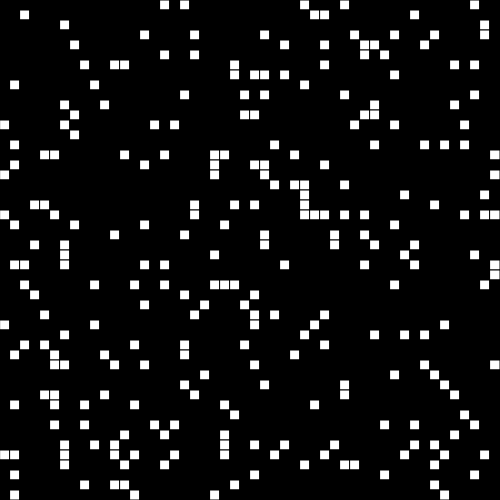
Frame 1 (no input)
Frame 60 (no input): identical to frame 1, image omitted
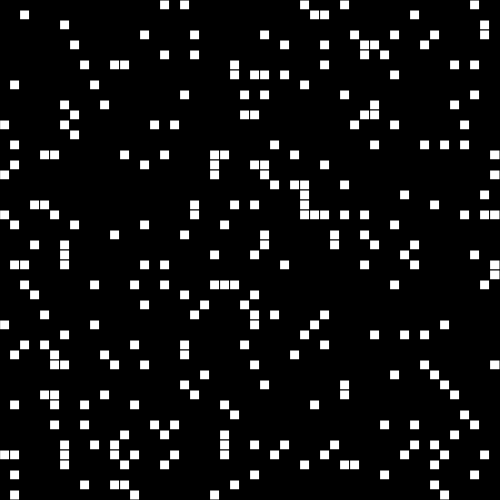
Frame 120 (the mouse pressed at the canvas centre since frame 60)

The p5.js sketch that drew these frames (run headless with seeded random() and noise() and a simulated clock; from frame 60 on, the mouse is pressed at the canvas centre):

// p5.js sketch
// ── sketch.js
var scl = 10;
var gridSize = 50;
var grid;
var running = false;

function setup() {
    createCanvas(500, 500);

    // Create grid
    grid = [];
    for (var i = 0; i < gridSize; i++) {
        grid[i] = [];
        for (var j = 0; j < gridSize; j++) {
            grid[i][j] = random() < 0.1;
        }
    }

    frameRate(20);
}

function draw() {
    background(0);

    for (var i = 0; i < gridSize; i++) {
        for (var j = 0; j < gridSize; j++) {
            if (grid[i][j] === true) {
                fill(255);
            } else {
                fill(0);
            }
            rect(i * scl, j * scl, scl, scl);
        }
    }

    if (running) {
        for (var i = 0; i < gridSize; i++) {
            for (var j = 0; j < gridSize; j++) {
                applyRules(i,j);
            }
        }
    }
    
}

function applyRules(x, y) {
    var n = getNumNeighbours(x,y);

    // 1. Any live cell with fewer than two live neighbours dies, as if caused by underpopulation.
    if (grid[x][y] && n < 2) grid[x][y] = false;

    // 2. Any live cell with two or three live neighbours lives on to the next generation.
    if (grid[x][y] && (n == 2 || n == 3)) grid[x][y] = true;
    
    // 3. Any live cell with more than three live neighbours dies, as if by overpopulation.
    if (grid[x][y] && n > 3) grid[x][y] = false;
    
    // 4. Any dead cell with exactly three live neighbours becomes a live cell, as if by reproduction.
    if (!grid[x][y] && n == 3) grid[x][y] = true;

}

function getNumNeighbours(x, y) {
    var neighbours = 0;
    for (xa = x - 1; xa <= x + 1; xa++) {
        for (ya = y - 1; ya <= y + 1; ya++) {
            if (xa >= 0 && ya >= 0 && xa < gridSize && ya < gridSize && !( xa == x && ya == y)) {
                if (grid[xa][ya]) neighbours++;
            }
        }
    }
    return neighbours;
}

function mousePressed() {
    if (!running && mouseX > 0 && mouseY > 0 && mouseX < width && mouseY < height) {
        var cx = floor(mouseX / scl);
        var cy = floor(mouseY / scl);

        grid[cx][cy] = !grid[cx][cy];
    }
}

function keyPressed() {
    if(key == ' ') {
        running = !running;
    }
    return 0;
}
